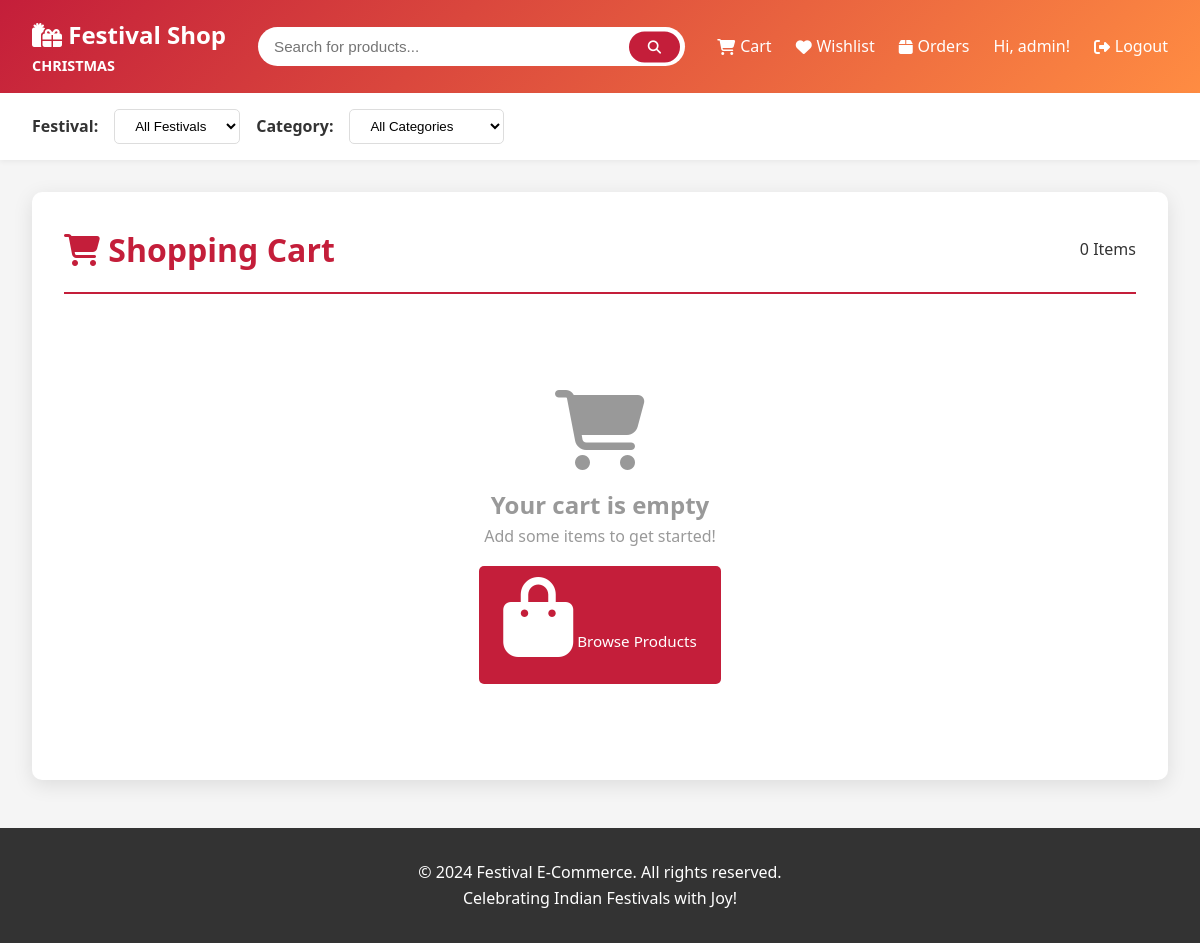
The page /cart/ (signed in) on the database its author committed.
### shop/models.py (models this page shows, shortened)
class Festival(models.Model):
    name = models.CharField(max_length=100)
    slug = models.SlugField(unique=True)
    description = models.TextField()
    start_date = models.DateField()
    end_date = models.DateField()
    is_active = models.BooleanField(default=False)
    theme_color = models.CharField(max_length=7, default='#FF6B35')
    banner_image = models.ImageField(upload_to='festivals/', blank=True)
    created_at = models.DateTimeField(auto_now_add=True)
    class Meta:
        ordering = ['-start_date']

class Cart(models.Model):
    user = models.ForeignKey(settings.AUTH_USER_MODEL, on_delete=models.CASCADE, related_name='cart')
    created_at = models.DateTimeField(auto_now_add=True)
    updated_at = models.DateTimeField(auto_now=True)
    @property
    def total_items(self):
        return sum(item.quantity for item in self.items.all())

### accounts/models.py (models this page shows, shortened)
class User(AbstractUser):
    email = models.EmailField(unique=True)
    phone = models.CharField(max_length=15, blank=True)
    address = models.TextField(blank=True)
    city = models.CharField(max_length=100, blank=True)
    state = models.CharField(max_length=100, blank=True)
    pincode = models.CharField(max_length=10, blank=True)
    is_admin = models.BooleanField(default=False)
    created_at = models.DateTimeField(auto_now_add=True)
    updated_at = models.DateTimeField(auto_now=True)
    class Meta:
        verbose_name = 'User'
        verbose_name_plural = 'Users'

### shop/views.py (the view)
# urls.py: path('cart/', views.cart_view, name='cart'),
@login_required
def cart_view(request):
    cart, created = Cart.objects.get_or_create(user=request.user)
    context = {
        'cart': cart,
    }
    return render(request, 'shop/cart.html', context)

### shop/context_processors.py (called while the page is built)
def festival_context(request):
    active_festival = Festival.objects.filter(
        is_active=True,
        start_date__lte=date.today(),
        end_date__gte=date.today()
    ).first()
    categories = Category.objects.all()
    return {
        'active_festival': active_festival,
        'all_categories': categories,
    }

### templates/shop/cart.html (shortened to what this page needs)
{% extends 'base.html' %}
{% block content %}
<div class="cart-container">
    <div class="cart-header">
        <h1><i class="fas fa-shopping-cart"></i> Shopping Cart</h1>
        <span>{{ cart.total_items }} Items</span>
    </div>
    {% if cart.items.all %}
        <div class="cart-items">
            {% for item in cart.items.all %}
            <div class="cart-item">
                <div class="cart-item-image">
                    {% if item.product.image %}
                        <img src="{{ item.product.image.url }}" alt="{{ item.product.name }}" style="width: 100%; height: 100%; object-fit: cover; border-radius: 8px;">
                    {% else %}
                        <i class="fas fa-image fa-3x" style="color: #ccc;"></i>
                    {% endif %}
                </div>
                <div class="cart-item-info">
                    <h3>{{ item.product.name }}</h3>
                    <div class="cart-item-category">
                        <i class="fas fa-tag"></i> {{ item.product.category.name }}
                    </div>
                    <div class="cart-item-price">₹{{ item.product.final_price|floatformat:2 }}</div>
                    <div class="quantity-control">
                        <form method="post" action="{% url 'update_cart' item.id %}">
                            {% csrf_token %}
                            <label>Quantity:</label>
                            <input type="number" name="quantity" value="{{ item.quantity }}" min="1" max="{{ item.product.stock }}">
                            <button type="submit"><i class="fas fa-sync"></i> Update</button>
                        </form>
                        <form method="post" action="{% url 'remove_from_cart' item.id %}">
                            {% csrf_token %}
                            <button type="submit" style="background: #dc3545;">
                                <i class="fas fa-trash"></i> Remove
                            </button>
                        </form>
                    </div>
                </div>
                <div class="cart-item-actions">
                    <div class="item-subtotal">₹{{ item.subtotal|floatformat:2 }}</div>
                </div>
            </div>
            {% endfor %}
        </div>
        <div class="cart-summary">
            <h3 style="margin-bottom: 1rem; color: var(--text-color);">Order Summary</h3>
            <div class="summary-row">
                <span>Subtotal ({{ cart.total_items }} items)</span>
                <span>₹{{ cart.total_price|floatformat:2 }}</span>
            </div>
            <div class="summary-row">
                <span>Delivery Charges</span>
                <span style="color: #28a745;">FREE</span>
            </div>
            <div class="summary-row total">
                <span>Total Amount</span>
                <span>₹{{ cart.total_price|floatformat:2 }}</span>
            </div>
            <a href="{% url 'checkout' %}" class="btn btn-primary checkout-btn">
                <i class="fas fa-lock"></i> Proceed to Checkout
            </a>
        </div>
    {% else %}
        <div class="empty-cart">
            <i class="fas fa-shopping-cart"></i>
            <h2>Your cart is empty</h2>
            <p>Add some items to get started!</p>
            <a href="{% url 'product_list' %}" class="btn btn-primary" style="margin-top: 1rem; display: inline-block;">
                <i class="fas fa-shopping-bag"></i> Browse Products
            </a>
        </div>
    {% endif %}
</div>
{% endblock %}

### templates/base.html (shortened to what this page needs)
<!DOCTYPE html>
<html lang="en">
<head>
    <link rel="stylesheet" href="https://cdnjs.cloudflare.com/ajax/libs/font-awesome/6.4.0/css/all.min.css">
</head>
<body>
    <nav class="navbar">
        <div class="nav-container">
            <a href="{% url 'home' %}" class="nav-brand">
                <i class="fas fa-gifts"></i> Festival Shop
                {% if active_festival %}
                    <small style="font-size: 0.6em; display: block;">{{ active_festival.name }}</small>
                {% endif %}
            </a>
            <div class="nav-search">
                <form action="{% url 'product_list' %}" method="get">
                    <input type="text" name="search" placeholder="Search for products..." value="{{ search_query }}">
                    <button type="submit"><i class="fas fa-search"></i></button>
                </form>
            </div>
            <div class="nav-links">
                {% if user.is_authenticated %}
                    <a href="{% url 'cart' %}">
                        <i class="fas fa-shopping-cart"></i> Cart
                    </a>
                    <a href="{% url 'wishlist' %}">
                        <i class="fas fa-heart"></i> Wishlist
                    </a>
                    <a href="{% url 'order_list' %}">
                        <i class="fas fa-box"></i> Orders
                    </a>
                    <span>Hi, {{ user.username }}!</span>
                    <a href="{% url 'logout' %}">
                        <i class="fas fa-sign-out-alt"></i> Logout
                    </a>
                {% endif %}
            </div>
        </div>
    </nav>
    {% if user.is_authenticated %}
    <div class="filter-bar">
        <div class="filter-container">
            <label><strong>Festival:</strong></label>
            <select onchange="window.location.href='?festival='+this.value">
                <option value="">All Festivals</option>
            </select>
            <label><strong>Category:</strong></label>
            <select onchange="window.location.href='{% url 'product_list' %}?category='+this.value">
                <option value="">All Categories</option>
            </select>
        </div>
    </div>
    {% endif %}
    <div class="container">
        {% block content %}{% endblock %}
    </div>
    <footer class="footer">
        <p>&copy; 2024 Festival E-Commerce. All rights reserved.</p>
        <p>Celebrating Indian Festivals with Joy!</p>
    </footer>
</body>
</html>

### templates/shop/cart.html (style rules this page uses)
.cart-container { background: white; padding: 2rem; border-radius: 10px; box-shadow: 0 5px 20px rgba(0,0,0,0.1); }
.cart-header { display: flex; justify-content: space-between; align-items: center; margin-bottom: 2rem; padding-bottom: 1rem; border-bottom: 2px solid var(--primary-color); }
.cart-header h1 { color: var(--primary-color); }
.empty-cart { text-align: center; padding: 4rem 2rem; color: #999; }
.empty-cart i { font-size: 5rem; margin-bottom: 1rem; }

### rows shown on the page
Festival: name "CHRISTMAS"
User: username "admin"
Cart: total_items "0"
